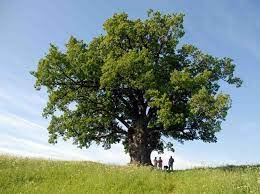
#> input picture lab3/images/12.jpeg, 260 x 194 px, given in place of 12.jpg, which was not available
$ python lab1_numba.py
#> lines starting #> are read from the running program, lines starting #| are printed output that depends on the picture; pictures that were not available may be replaced by others from this repository, and a replacement may not be noted
#> ``:
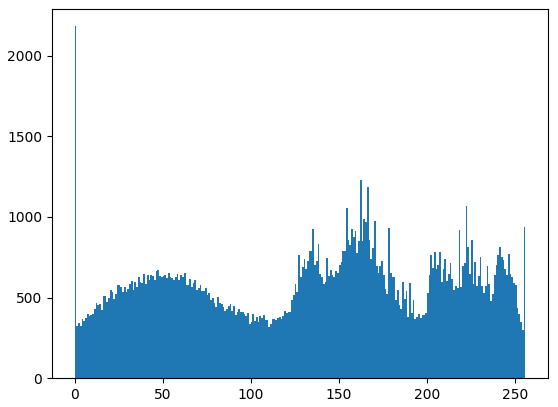
#> figure drawn by matplotlib, 1 panel; tallest bar 2182 high, from x = 0 to 1
#> ``:
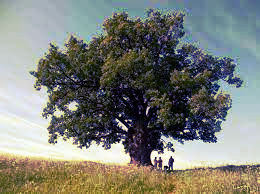
#> window 'img2': shape (194, 260, 3); mean B, G, R 120.5, 127, 124.7
#> ``:
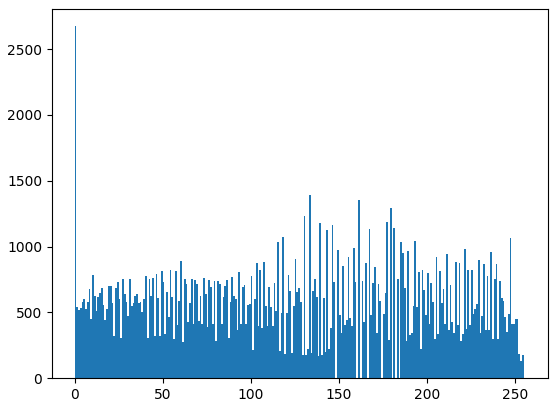
#> figure drawn by matplotlib, 1 panel; tallest bar 2674 high, from x = 0 to 1
import cv2 as cv
import numpy as np
from matplotlib import pyplot as plt
import numba
from numba import cuda
import cv2 as cv
import numpy as np
from matplotlib import pyplot as plt
@numba.jit
def numba_hist():
    img = cv.imread("/media/alex/One Touch/учеба/комп зрение/lab1/12.jpg")
    cv.imshow("before", img)
    plt.hist(img.ravel(), 256, [0,256])
    plt.show()
    cv.destroyAllWindows()
    # split g,b,r
    g = img[:,:,0]
    b = img[:,:,1]
    r = img[:,:,2]

    # calculate hist
    hist_r, bins_r = np.histogram(r, 256)
    hist_g, bins_g = np.histogram(g, 256)
    hist_b, bins_b = np.histogram(b, 256)

    # calculate cdf
    cdf_r = hist_r.cumsum()
    cdf_g = hist_g.cumsum()
    cdf_b = hist_b.cumsum()

    # remap cdf to [0,255]
    cdf_r = (cdf_r-cdf_r[0])*255/(cdf_r[-1]-1)
    cdf_r = cdf_r.astype(np.uint8)# Transform from float64 back to unit8
    cdf_g = (cdf_g-cdf_g[0])*255/(cdf_g[-1]-1)
    cdf_g = cdf_g.astype(np.uint8)# Transform from float64 back to unit8
    cdf_b = (cdf_b-cdf_b[0])*255/(cdf_b[-1]-1)
    cdf_b = cdf_b.astype(np.uint8)# Transform from float64 back to unit8

    # get pixel by cdf table
    r2 = cdf_r[r]
    g2 = cdf_g[g]
    b2 = cdf_b[b]

    # merge g,b,r channel
    img2 = img.copy()
    img2[:,:,0] = g2
    img2[:,:,1] = b2
    img2[:,:,2] = r2

    # show img after histogram equalization
    cv.imshow("img2", img2)
    plt.hist(img2.ravel(), 256, [0,256])
    plt.show()
    cv.destroyAllWindows()

numba_hist()

$ run again, with lab3/images/10.jpeg copied over lab3/images/12.jpeg
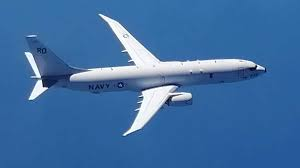
#> input picture lab3/images/10.jpeg, 300 x 168 px, given in place of 12.jpg, which was not available
#> ``:
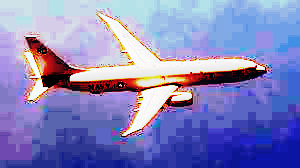
#> window 'img2': shape (168, 300, 3); mean B, G, R 188.9, 131.8, 132.1
#> ``:
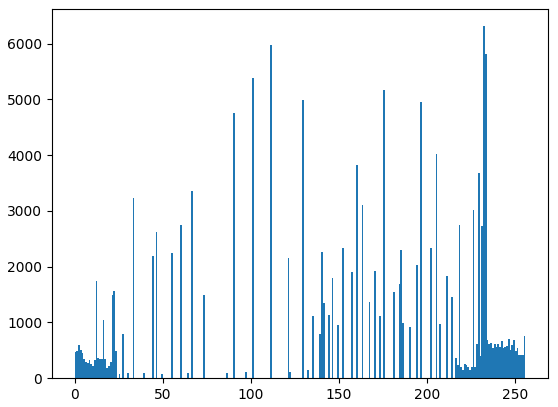
#> figure drawn by matplotlib, 1 panel; tallest bar 6314 high, from x = 232 to 233

$ run again, with lab3/images/13.jpeg copied over lab3/images/12.jpeg
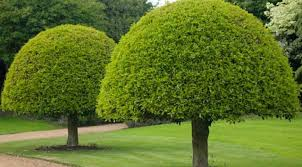
#> input picture lab3/images/13.jpeg, 302 x 167 px, given in place of 12.jpg, which was not available
#> ``:
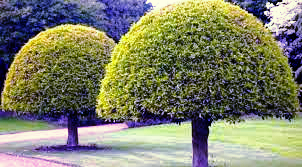
#> window 'img2': shape (167, 302, 3); mean B, G, R 105.2, 128.8, 127.3
#> ``:
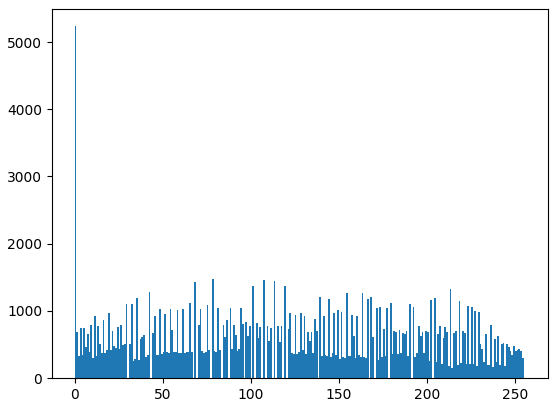
#> figure drawn by matplotlib, 1 panel; tallest bar 5235 high, from x = 0 to 1
